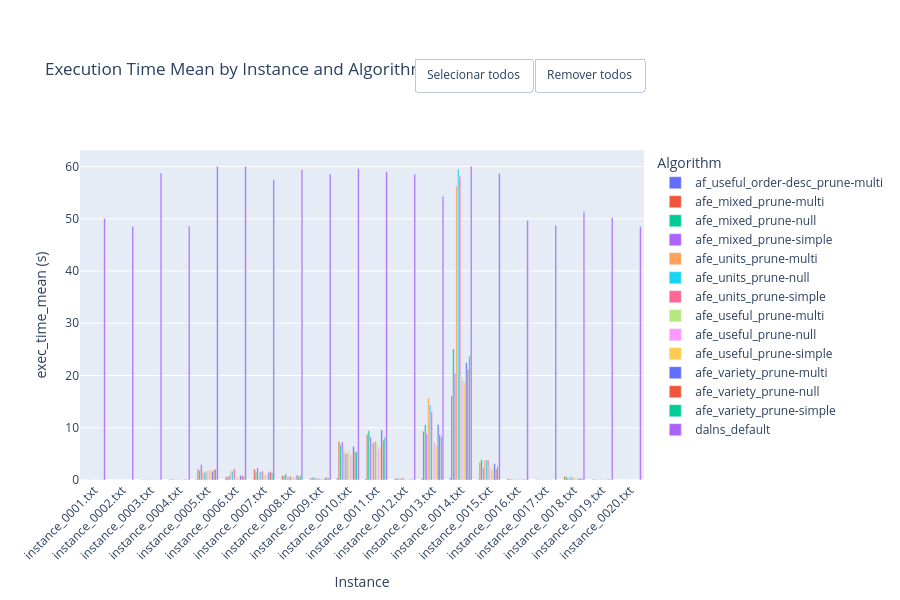

Notebook code for this chart:
### Code cell
# Execution Time Mean

exec_time_plot = (
    df.pivot_table(
        index='instance',
        columns='algorithm',
        values='exec_time_mean',
        aggfunc='mean'
    )
    .sort_index()
    .fillna(0)
)

fig = go.Figure()
for algo in exec_time_plot.columns:
    fig.add_trace(go.Bar(
        name=algo,
        x=exec_time_plot.index,
        y=exec_time_plot[algo],
        hovertemplate=f'<b>{algo}</b><br>Instance: %{{x}}<br>%{{y:.4f}}s<extra></extra>'
    ))

fig.update_layout(
    barmode='group',
    title='Execution Time Mean by Instance and Algorithm',
    xaxis_title='Instance',
    yaxis_title='exec_time_mean (s)',
    legend_title='Algorithm',
    height=600,
    margin=dict(t=150),
    xaxis_tickangle=-45,
)
add_legend_mass_toggle(fig)
fig.show()

### Figure 1 — Plotly figure (JSON) as saved in the notebook; plotly's stock layout.template omitted (floating-point values rounded to 4 significant figures)
{"data": [{"hovertemplate": "<b>af_useful_order-desc_prune-multi</b><br>Instance: %{x}<br>%{y:.4f}s<extra></extra>", "name": "af_useful_order-desc_prune-multi", "type": "bar", "x": ["instance_0001.txt", "instance_0002.txt", "instance_0003.txt", "instance_0004.txt", "instance_0005.txt", "instance_0006.txt", "instance_0007.txt", "instance_0008.txt", "instance_0009.txt", "instance_0010.txt", "instance_0011.txt", "instance_0012.txt", "instance_0013.txt", "instance_0014.txt", "instance_0015.txt", "instance_0016.txt", "instance_0017.txt", "instance_0018.txt", "instance_0019.txt", "instance_0020.txt"], "y": [0.000706, 9.1e-05, 0.003274, 0.000548, 0.1439, 0.03743, 0.07878, 0.04521, 0.009188, 0.4054, 0.2102, 0.01401, 0.2835, 0.3714, 0.118, 0.0071, 0.002632, 0.02192, 0.01064, 9.3e-05]}, {"hovertemplate": "<b>afe_mixed_prune-multi</b><br>Instance: %{x}<br>%{y:.4f}s<extra></extra>", "name": "afe_mixed_prune-multi", "type": "bar", "x": ["instance_0001.txt", "instance_0002.txt", "instance_0003.txt", "instance_0004.txt", "instance_0005.txt", "instance_0006.txt", "instance_0007.txt", "instance_0008.txt", "instance_0009.txt", "instance_0010.txt", "instance_0011.txt", "instance_0012.txt", "instance_0013.txt", "instance_0014.txt", "instance_0015.txt", "instance_0016.txt", "instance_0017.txt", "instance_0018.txt", "instance_0019.txt", "instance_0020.txt"], "y": [0.0155, 0.004353, 0.07057, 0.09322, 2.084, 0.6243, 2.077, 0.8661, 0.3958, 7.306, 8.77, 0.3245, 9.318, 16.13, 3.385, 0.2826, 0.09355, 0.6822, 0.1635, 0.0111]}, {"hovertemplate": "<b>afe_mixed_prune-null</b><br>Instance: %{x}<br>%{y:.4f}s<extra></extra>", "name": "afe_mixed_prune-null", "type": "bar", "x": ["instance_0001.txt", "instance_0002.txt", "instance_0003.txt", "instance_0004.txt", "instance_0005.txt", "instance_0006.txt", "instance_0007.txt", "instance_0008.txt", "instance_0009.txt", "instance_0010.txt", "instance_0011.txt", "instance_0012.txt", "instance_0013.txt", "instance_0014.txt", "instance_0015.txt", "instance_0016.txt", "instance_0017.txt", "instance_0018.txt", "instance_0019.txt", "instance_0020.txt"], "y": [0.02011, 0.006122, 0.07066, 0.1196, 1.806, 0.532, 1.573, 0.8482, 0.4283, 6.729, 9.409, 0.3117, 10.58, 25.09, 3.903, 0.1667, 0.03433, 0.6497, 0.1028, 0.009157]}, {"hovertemplate": "<b>afe_mixed_prune-simple</b><br>Instance: %{x}<br>%{y:.4f}s<extra></extra>", "name": "afe_mixed_prune-simple", "type": "bar", "x": ["instance_0001.txt", "instance_0002.txt", "instance_0003.txt", "instance_0004.txt", "instance_0005.txt", "instance_0006.txt", "instance_0007.txt", "instance_0008.txt", "instance_0009.txt", "instance_0010.txt", "instance_0011.txt", "instance_0012.txt", "instance_0013.txt", "instance_0014.txt", "instance_0015.txt", "instance_0016.txt", "instance_0017.txt", "instance_0018.txt", "instance_0019.txt", "instance_0020.txt"], "y": [0.03149, 0.008389, 0.1187, 0.133, 2.951, 0.8369, 2.314, 1.145, 0.5067, 7.277, 8.233, 0.2489, 8.866, 20.48, 2.436, 0.1478, 0.04144, 0.3307, 0.09441, 0.006832]}, {"hovertemplate": "<b>afe_units_prune-multi</b><br>Instance: %{x}<br>%{y:.4f}s<extra></extra>", "name": "afe_units_prune-multi", "type": "bar", "x": ["instance_0001.txt", "instance_0002.txt", "instance_0003.txt", "instance_0004.txt", "instance_0005.txt", "instance_0006.txt", "instance_0007.txt", "instance_0008.txt", "instance_0009.txt", "instance_0010.txt", "instance_0011.txt", "instance_0012.txt", "instance_0013.txt", "instance_0014.txt", "instance_0015.txt", "instance_0016.txt", "instance_0017.txt", "instance_0018.txt", "instance_0019.txt", "instance_0020.txt"], "y": [0.02631, 0.004601, 0.06474, 0.06531, 1.605, 1.765, 1.483, 0.6741, 0.3528, 5.58, 7.227, 0.3628, 15.7, 56.27, 3.832, 0.1478, 0.04695, 0.4728, 0.06996, 0.004441]}, {"hovertemplate": "<b>afe_units_prune-null</b><br>Instance: %{x}<br>%{y:.4f}s<extra></extra>", "name": "afe_units_prune-null", "type": "bar", "x": ["instance_0001.txt", "instance_0002.txt", "instance_0003.txt", "instance_0004.txt", "instance_0005.txt", "instance_0006.txt", "instance_0007.txt", "instance_0008.txt", "instance_0009.txt", "instance_0010.txt", "instance_0011.txt", "instance_0012.txt", "instance_0013.txt", "instance_0014.txt", "instance_0015.txt", "instance_0016.txt", "instance_0017.txt", "instance_0018.txt", "instance_0019.txt", "instance_0020.txt"], "y": [0.02212, 0.004053, 0.06378, 0.0782, 1.396, 1.704, 1.571, 0.575, 0.3426, 5.005, 7.066, 0.368, 14.37, 59.54, 3.813, 0.09465, 0.05094, 0.617, 0.06287, 0.00673]}, {"hovertemplate": "<b>afe_units_prune-simple</b><br>Instance: %{x}<br>%{y:.4f}s<extra></extra>", "name": "afe_units_prune-simple", "type": "bar", "x": ["instance_0001.txt", "instance_0002.txt", "instance_0003.txt", "instance_0004.txt", "instance_0005.txt", "instance_0006.txt", "instance_0007.txt", "instance_0008.txt", "instance_0009.txt", "instance_0010.txt", "instance_0011.txt", "instance_0012.txt", "instance_0013.txt", "instance_0014.txt", "instance_0015.txt", "instance_0016.txt", "instance_0017.txt", "instance_0018.txt", "instance_0019.txt", "instance_0020.txt"], "y": [0.02357, 0.005174, 0.1023, 0.1016, 1.577, 2.176, 1.697, 0.7579, 0.3282, 5.072, 7.325, 0.3309, 13.07, 58.13, 3.851, 0.1104, 0.05306, 0.3956, 0.07249, 0.004087]}, {"hovertemplate": "<b>afe_useful_prune-multi</b><br>Instance: %{x}<br>%{y:.4f}s<extra></extra>", "name": "afe_useful_prune-multi", "type": "bar", "x": ["instance_0001.txt", "instance_0002.txt", "instance_0003.txt", "instance_0004.txt", "instance_0005.txt", "instance_0006.txt", "instance_0007.txt", "instance_0008.txt", "instance_0009.txt", "instance_0010.txt", "instance_0011.txt", "instance_0012.txt", "instance_0013.txt", "instance_0014.txt", "instance_0015.txt", "instance_0016.txt", "instance_0017.txt", "instance_0018.txt", "instance_0019.txt", "instance_0020.txt"], "y": [0.01196, 0.003945, 0.05777, 0.04894, 1.947, 0.4061, 0.9765, 0.5201, 0.2711, 5.621, 7.034, 0.09089, 7.355, 19.79, 2.857, 0.1366, 0.03503, 0.5648, 0.07612, 0.005464]}, {"hovertemplate": "<b>afe_useful_prune-null</b><br>Instance: %{x}<br>%{y:.4f}s<extra></extra>", "name": "afe_useful_prune-null", "type": "bar", "x": ["instance_0001.txt", "instance_0002.txt", "instance_0003.txt", "instance_0004.txt", "instance_0005.txt", "instance_0006.txt", "instance_0007.txt", "instance_0008.txt", "instance_0009.txt", "instance_0010.txt", "instance_0011.txt", "instance_0012.txt", "instance_0013.txt", "instance_0014.txt", "instance_0015.txt", "instance_0016.txt", "instance_0017.txt", "instance_0018.txt", "instance_0019.txt", "instance_0020.txt"], "y": [0.02088, 0.007168, 0.04936, 0.06106, 1.813, 0.4689, 0.8787, 0.465, 0.2109, 4.852, 6.05, 0.08647, 7.124, 19.0, 2.045, 0.09302, 0.01693, 0.2483, 0.1025, 0.004283]}, {"hovertemplate": "<b>afe_useful_prune-simple</b><br>Instance: %{x}<br>%{y:.4f}s<extra></extra>", "name": "afe_useful_prune-simple", "type": "bar", "x": ["instance_0001.txt", "instance_0002.txt", "instance_0003.txt", "instance_0004.txt", "instance_0005.txt", "instance_0006.txt", "instance_0007.txt", "instance_0008.txt", "instance_0009.txt", "instance_0010.txt", "instance_0011.txt", "instance_0012.txt", "instance_0013.txt", "instance_0014.txt", "instance_0015.txt", "instance_0016.txt", "instance_0017.txt", "instance_0018.txt", "instance_0019.txt", "instance_0020.txt"], "y": [0.01451, 0.004722, 0.05541, 0.05016, 2.083, 0.4287, 1.112, 0.5257, 0.2448, 4.906, 6.467, 0.08349, 6.468, 18.72, 2.065, 0.1006, 0.02227, 0.3372, 0.09481, 0.004222]}, {"hovertemplate": "<b>afe_variety_prune-multi</b><br>Instance: %{x}<br>%{y:.4f}s<extra></extra>", "name": "afe_variety_prune-multi", "type": "bar", "x": ["instance_0001.txt", "instance_0002.txt", "instance_0003.txt", "instance_0004.txt", "instance_0005.txt", "instance_0006.txt", "instance_0007.txt", "instance_0008.txt", "instance_0009.txt", "instance_0010.txt", "instance_0011.txt", "instance_0012.txt", "instance_0013.txt", "instance_0014.txt", "instance_0015.txt", "instance_0016.txt", "instance_0017.txt", "instance_0018.txt", "instance_0019.txt", "instance_0020.txt"], "y": [0.0189, 0.004924, 0.07582, 0.07921, 1.644, 0.8567, 1.43, 0.9429, 0.4285, 6.428, 9.579, 0.1117, 10.61, 22.44, 3.092, 0.1377, 0.02429, 0.306, 0.08605, 0.008407]}, {"hovertemplate": "<b>afe_variety_prune-null</b><br>Instance: %{x}<br>%{y:.4f}s<extra></extra>", "name": "afe_variety_prune-null", "type": "bar", "x": ["instance_0001.txt", "instance_0002.txt", "instance_0003.txt", "instance_0004.txt", "instance_0005.txt", "instance_0006.txt", "instance_0007.txt", "instance_0008.txt", "instance_0009.txt", "instance_0010.txt", "instance_0011.txt", "instance_0012.txt", "instance_0013.txt", "instance_0014.txt", "instance_0015.txt", "instance_0016.txt", "instance_0017.txt", "instance_0018.txt", "instance_0019.txt", "instance_0020.txt"], "y": [0.018, 0.005161, 0.06349, 0.09479, 1.952, 0.8433, 1.612, 0.6082, 0.4704, 5.454, 7.673, 0.1108, 8.638, 21.22, 2.095, 0.09835, 0.01994, 0.2951, 0.07835, 0.004754]}, {"hovertemplate": "<b>afe_variety_prune-simple</b><br>Instance: %{x}<br>%{y:.4f}s<extra></extra>", "name": "afe_variety_prune-simple", "type": "bar", "x": ["instance_0001.txt", "instance_0002.txt", "instance_0003.txt", "instance_0004.txt", "instance_0005.txt", "instance_0006.txt", "instance_0007.txt", "instance_0008.txt", "instance_0009.txt", "instance_0010.txt", "instance_0011.txt", "instance_0012.txt", "instance_0013.txt", "instance_0014.txt", "instance_0015.txt", "instance_0016.txt", "instance_0017.txt", "instance_0018.txt", "instance_0019.txt", "instance_0020.txt"], "y": [0.02702, 0.002946, 0.06204, 0.07476, 2.071, 0.6843, 1.407, 0.849, 0.395, 5.353, 8.249, 0.1163, 8.306, 23.68, 2.572, 0.1153, 0.02118, 0.2836, 0.08485, 0.008714]}, {"hovertemplate": "<b>dalns_default</b><br>Instance: %{x}<br>%{y:.4f}s<extra></extra>", "name": "dalns_default", "type": "bar", "x": ["instance_0001.txt", "instance_0002.txt", "instance_0003.txt", "instance_0004.txt", "instance_0005.txt", "instance_0006.txt", "instance_0007.txt", "instance_0008.txt", "instance_0009.txt", "instance_0010.txt", "instance_0011.txt", "instance_0012.txt", "instance_0013.txt", "instance_0014.txt", "instance_0015.txt", "instance_0016.txt", "instance_0017.txt", "instance_0018.txt", "instance_0019.txt", "instance_0020.txt"], "y": [50.03, 48.53, 58.75, 48.6, 60.0, 60.0, 57.47, 59.37, 58.58, 59.6, 59.01, 58.52, 54.31, 60.0, 58.68, 49.68, 48.75, 51.38, 50.18, 48.51]}], "layout": {"barmode": "group", "height": 600, "legend": {"title": {"text": "Algorithm"}}, "margin": {"t": 150}, "title": {"text": "Execution Time Mean by Instance and Algorithm"}, "updatemenus": [{"buttons": [{"args": [{"visible": [true, true, true, true, true, true, true, true, true, true, true, true, true, true]}], "label": "Selecionar todos", "method": "update"}, {"args": [{"visible": ["legendonly", "legendonly", "legendonly", "legendonly", "legendonly", "legendonly", "legendonly", "legendonly", "legendonly", "legendonly", "legendonly", "legendonly", "legendonly", "legendonly"]}], "label": "Remover todos", "method": "update"}], "direction": "right", "showactive": false, "type": "buttons", "x": 1, "xanchor": "right", "y": 1.18, "yanchor": "bottom"}], "xaxis": {"tickangle": -45, "title": {"text": "Instance"}}, "yaxis": {"title": {"text": "exec_time_mean (s)"}}}}
